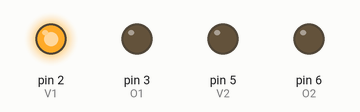
A sketch run on a simulated Arduino Uno, built with avr-gcc and run on an emulated ATmega328P. Parts: output pins drawn as LEDs (lit = HIGH). Pins used as bus, display or sensor lines are not drawn.

Above: at 1.0 s.
At 5.5 s:
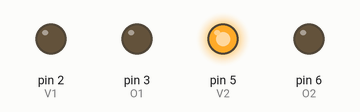
At 6.7 s:
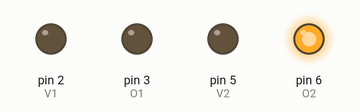
At 8.0 s:
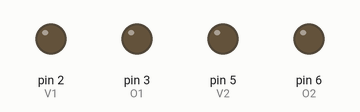
At 11.2 s:
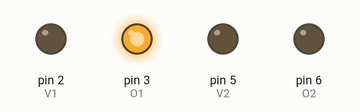
Timing chart, 0 to 11.7 s (numbered marks = the images above):
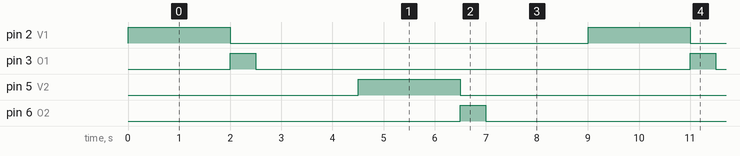

The sketch:

sim_feux_sign.ino
```cpp
int V1=2;
int O1=3;
int R1=4;
int V2=5;
int O2=6;
int R2=7;

const int Sor[6] = {2,3,4,5,6,7};

void setup() {

  for(int i=0 ;i<6 ;i++) {
    pinMode(Sor[i], OUTPUT);
  }

}

void loop() {

  digitalWrite(V1,HIGH);
  digitalWrite(R2,HIGH);

  delay(2000);

  digitalWrite(V1,LOW);
  digitalWrite(O1,HIGH);

  delay(500);

  digitalWrite(O1,LOW);
  digitalWrite(R1,HIGH);

  delay(2000);

  digitalWrite(R2,LOW);
  digitalWrite(V2,HIGH);

  delay(2000);

  digitalWrite(V2,LOW);
  digitalWrite(O2,HIGH);

  delay(500);

  digitalWrite(O2,LOW);
  digitalWrite(R2,HIGH);

  delay(2000);

  digitalWrite(R1,LOW);

}
```

Measured:
- by itself, pin 2 (V1), pin 5 (V2): alternates HIGH for 2.0 s and LOW for 7.0 s
- by itself, pin 3 (O1), pin 6 (O2): alternates HIGH for 0.50 s and LOW for 8.5 s
- by itself, everything shown: repeats every 9.0 s, in 6 steps
